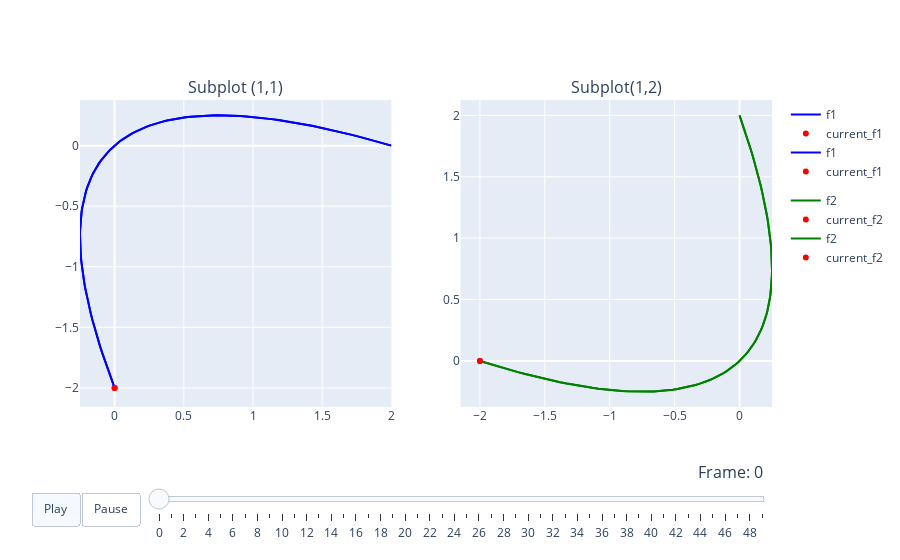

Notebook cell for this chart:
### Code cell
fig.add_trace(go.Scatter(
          x=x,
          y=y,
          mode = 'lines',
          hoverinfo='name',
          legendgroup='f1',
          line_color='blue',
          name='f1',
          showlegend= True), row=1, col=1)

fig.add_trace(go.Scatter(
          x=[x[0]],
          y=[y[0]],
          mode = 'markers',
          hoverinfo='name',
          legendgroup='f1',
          line_color='red',
          name='current_f1',
          showlegend= True), row=1, col=1)

fig.add_trace(go.Scatter(
          x=y,
          y=x,
          mode = 'lines',
          hoverinfo='name',
          legendgroup='f2',
          line_color='green',
          name='f2',
          showlegend= True), row=1, col=2)

fig.add_trace(go.Scatter(
          x=[y[0]],
          y=[x[0]],
          mode = 'markers',
          hoverinfo='name',
          legendgroup='f2',
          line_color='red',
          name='current_f2',
          showlegend= True), row=1, col=2)

### Figure 1 — Plotly figure (JSON) as saved in the notebook; plotly's stock layout.template omitted (floating-point values rounded to 4 significant figures)
{"data": [{"hoverinfo": "name", "legendgroup": "f1", "line": {"color": "blue"}, "mode": "lines", "name": "f1", "showlegend": true, "type": "scatter", "x": [0, -0.01979, -0.03877, -0.05693, -0.07428, -0.09081, -0.1065, -0.1214, -0.1355, -0.1488, -0.1612, -0.1728, -0.1837, -0.1937, -0.2028, -0.2112, -0.2188, -0.2255, -0.2314, -0.2365, -0.2408, -0.2443, -0.2469, -0.2488, -0.2498, -0.25, -0.2494, -0.2479, -0.2457, -0.2426, -0.2388, -0.2341, -0.2285, -0.2222, -0.2151, -0.2071, -0.1983, -0.1888, -0.1783, -0.1671, -0.1551, -0.1422, -0.1286, -0.1141, -0.09877, -0.08264, -0.06571, -0.04795, -0.02938, -0.009999, 0.0102, 0.03122, 0.05306, 0.07571, 0.09917, 0.1235, 0.1486, 0.1745, 0.2012, 0.2288, 0.2571, 0.2863, 0.3163, 0.3471, 0.3787, 0.4112, 0.4444, 0.4785, 0.5134, 0.5491, 0.5857, 0.623, 0.6612, 0.7001, 0.7399, 0.7805, 0.822, 0.8642, 0.9073, 0.9511, 0.9958, 1.041, 1.088, 1.135, 1.183, 1.232, 1.281, 1.331, 1.383, 1.435, 1.488, 1.541, 1.596, 1.651, 1.707, 1.764, 1.822, 1.88, 1.94, 2], "xaxis": "x", "y": [-2, -1.94, -1.88, -1.822, -1.764, -1.707, -1.651, -1.596, -1.541, -1.488, -1.435, -1.383, -1.331, -1.281, -1.232, -1.183, -1.135, -1.088, -1.041, -0.9958, -0.9511, -0.9073, -0.8642, -0.822, -0.7805, -0.7399, -0.7001, -0.6612, -0.623, -0.5857, -0.5491, -0.5134, -0.4785, -0.4444, -0.4112, -0.3787, -0.3471, -0.3163, -0.2863, -0.2571, -0.2288, -0.2012, -0.1745, -0.1486, -0.1235, -0.09917, -0.07571, -0.05306, -0.03122, -0.0102, 0.009999, 0.02938, 0.04795, 0.06571, 0.08264, 0.09877, 0.1141, 0.1286, 0.1422, 0.1551, 0.1671, 0.1783, 0.1888, 0.1983, 0.2071, 0.2151, 0.2222, 0.2285, 0.2341, 0.2388, 0.2426, 0.2457, 0.2479, 0.2494, 0.25, 0.2498, 0.2488, 0.2469, 0.2443, 0.2408, 0.2365, 0.2314, 0.2255, 0.2188, 0.2112, 0.2028, 0.1937, 0.1837, 0.1728, 0.1612, 0.1488, 0.1355, 0.1214, 0.1065, 0.09081, 0.07428, 0.05693, 0.03877, 0.01979, 0], "yaxis": "y"}, {"hoverinfo": "name", "legendgroup": "f1", "line": {"color": "red"}, "mode": "markers", "name": "current_f1", "showlegend": true, "type": "scatter", "x": [0], "xaxis": "x", "y": [-2], "yaxis": "y"}, {"hoverinfo": "name", "legendgroup": "f2", "line": {"color": "green"}, "mode": "lines", "name": "f2", "showlegend": true, "type": "scatter", "x": [-2, -1.94, -1.88, -1.822, -1.764, -1.707, -1.651, -1.596, -1.541, -1.488, -1.435, -1.383, -1.331, -1.281, -1.232, -1.183, -1.135, -1.088, -1.041, -0.9958, -0.9511, -0.9073, -0.8642, -0.822, -0.7805, -0.7399, -0.7001, -0.6612, -0.623, -0.5857, -0.5491, -0.5134, -0.4785, -0.4444, -0.4112, -0.3787, -0.3471, -0.3163, -0.2863, -0.2571, -0.2288, -0.2012, -0.1745, -0.1486, -0.1235, -0.09917, -0.07571, -0.05306, -0.03122, -0.0102, 0.009999, 0.02938, 0.04795, 0.06571, 0.08264, 0.09877, 0.1141, 0.1286, 0.1422, 0.1551, 0.1671, 0.1783, 0.1888, 0.1983, 0.2071, 0.2151, 0.2222, 0.2285, 0.2341, 0.2388, 0.2426, 0.2457, 0.2479, 0.2494, 0.25, 0.2498, 0.2488, 0.2469, 0.2443, 0.2408, 0.2365, 0.2314, 0.2255, 0.2188, 0.2112, 0.2028, 0.1937, 0.1837, 0.1728, 0.1612, 0.1488, 0.1355, 0.1214, 0.1065, 0.09081, 0.07428, 0.05693, 0.03877, 0.01979, 0], "xaxis": "x2", "y": [0, -0.01979, -0.03877, -0.05693, -0.07428, -0.09081, -0.1065, -0.1214, -0.1355, -0.1488, -0.1612, -0.1728, -0.1837, -0.1937, -0.2028, -0.2112, -0.2188, -0.2255, -0.2314, -0.2365, -0.2408, -0.2443, -0.2469, -0.2488, -0.2498, -0.25, -0.2494, -0.2479, -0.2457, -0.2426, -0.2388, -0.2341, -0.2285, -0.2222, -0.2151, -0.2071, -0.1983, -0.1888, -0.1783, -0.1671, -0.1551, -0.1422, -0.1286, -0.1141, -0.09877, -0.08264, -0.06571, -0.04795, -0.02938, -0.009999, 0.0102, 0.03122, 0.05306, 0.07571, 0.09917, 0.1235, 0.1486, 0.1745, 0.2012, 0.2288, 0.2571, 0.2863, 0.3163, 0.3471, 0.3787, 0.4112, 0.4444, 0.4785, 0.5134, 0.5491, 0.5857, 0.623, 0.6612, 0.7001, 0.7399, 0.7805, 0.822, 0.8642, 0.9073, 0.9511, 0.9958, 1.041, 1.088, 1.135, 1.183, 1.232, 1.281, 1.331, 1.383, 1.435, 1.488, 1.541, 1.596, 1.651, 1.707, 1.764, 1.822, 1.88, 1.94, 2], "yaxis": "y2"}, {"hoverinfo": "name", "legendgroup": "f2", "line": {"color": "red"}, "mode": "markers", "name": "current_f2", "showlegend": true, "type": "scatter", "x": [-2], "xaxis": "x2", "y": [0], "yaxis": "y2"}, {"hoverinfo": "name", "legendgroup": "f1", "line": {"color": "blue"}, "mode": "lines", "name": "f1", "showlegend": true, "type": "scatter", "x": [0, -0.01979, -0.03877, -0.05693, -0.07428, -0.09081, -0.1065, -0.1214, -0.1355, -0.1488, -0.1612, -0.1728, -0.1837, -0.1937, -0.2028, -0.2112, -0.2188, -0.2255, -0.2314, -0.2365, -0.2408, -0.2443, -0.2469, -0.2488, -0.2498, -0.25, -0.2494, -0.2479, -0.2457, -0.2426, -0.2388, -0.2341, -0.2285, -0.2222, -0.2151, -0.2071, -0.1983, -0.1888, -0.1783, -0.1671, -0.1551, -0.1422, -0.1286, -0.1141, -0.09877, -0.08264, -0.06571, -0.04795, -0.02938, -0.009999, 0.0102, 0.03122, 0.05306, 0.07571, 0.09917, 0.1235, 0.1486, 0.1745, 0.2012, 0.2288, 0.2571, 0.2863, 0.3163, 0.3471, 0.3787, 0.4112, 0.4444, 0.4785, 0.5134, 0.5491, 0.5857, 0.623, 0.6612, 0.7001, 0.7399, 0.7805, 0.822, 0.8642, 0.9073, 0.9511, 0.9958, 1.041, 1.088, 1.135, 1.183, 1.232, 1.281, 1.331, 1.383, 1.435, 1.488, 1.541, 1.596, 1.651, 1.707, 1.764, 1.822, 1.88, 1.94, 2], "xaxis": "x", "y": [-2, -1.94, -1.88, -1.822, -1.764, -1.707, -1.651, -1.596, -1.541, -1.488, -1.435, -1.383, -1.331, -1.281, -1.232, -1.183, -1.135, -1.088, -1.041, -0.9958, -0.9511, -0.9073, -0.8642, -0.822, -0.7805, -0.7399, -0.7001, -0.6612, -0.623, -0.5857, -0.5491, -0.5134, -0.4785, -0.4444, -0.4112, -0.3787, -0.3471, -0.3163, -0.2863, -0.2571, -0.2288, -0.2012, -0.1745, -0.1486, -0.1235, -0.09917, -0.07571, -0.05306, -0.03122, -0.0102, 0.009999, 0.02938, 0.04795, 0.06571, 0.08264, 0.09877, 0.1141, 0.1286, 0.1422, 0.1551, 0.1671, 0.1783, 0.1888, 0.1983, 0.2071, 0.2151, 0.2222, 0.2285, 0.2341, 0.2388, 0.2426, 0.2457, 0.2479, 0.2494, 0.25, 0.2498, 0.2488, 0.2469, 0.2443, 0.2408, 0.2365, 0.2314, 0.2255, 0.2188, 0.2112, 0.2028, 0.1937, 0.1837, 0.1728, 0.1612, 0.1488, 0.1355, 0.1214, 0.1065, 0.09081, 0.07428, 0.05693, 0.03877, 0.01979, 0], "yaxis": "y"}, {"hoverinfo": "name", "legendgroup": "f1", "line": {"color": "red"}, "mode": "markers", "name": "current_f1", "showlegend": true, "type": "scatter", "x": [0], "xaxis": "x", "y": [-2], "yaxis": "y"}, {"hoverinfo": "name", "legendgroup": "f2", "line": {"color": "green"}, "mode": "lines", "name": "f2", "showlegend": true, "type": "scatter", "x": [-2, -1.94, -1.88, -1.822, -1.764, -1.707, -1.651, -1.596, -1.541, -1.488, -1.435, -1.383, -1.331, -1.281, -1.232, -1.183, -1.135, -1.088, -1.041, -0.9958, -0.9511, -0.9073, -0.8642, -0.822, -0.7805, -0.7399, -0.7001, -0.6612, -0.623, -0.5857, -0.5491, -0.5134, -0.4785, -0.4444, -0.4112, -0.3787, -0.3471, -0.3163, -0.2863, -0.2571, -0.2288, -0.2012, -0.1745, -0.1486, -0.1235, -0.09917, -0.07571, -0.05306, -0.03122, -0.0102, 0.009999, 0.02938, 0.04795, 0.06571, 0.08264, 0.09877, 0.1141, 0.1286, 0.1422, 0.1551, 0.1671, 0.1783, 0.1888, 0.1983, 0.2071, 0.2151, 0.2222, 0.2285, 0.2341, 0.2388, 0.2426, 0.2457, 0.2479, 0.2494, 0.25, 0.2498, 0.2488, 0.2469, 0.2443, 0.2408, 0.2365, 0.2314, 0.2255, 0.2188, 0.2112, 0.2028, 0.1937, 0.1837, 0.1728, 0.1612, 0.1488, 0.1355, 0.1214, 0.1065, 0.09081, 0.07428, 0.05693, 0.03877, 0.01979, 0], "xaxis": "x2", "y": [0, -0.01979, -0.03877, -0.05693, -0.07428, -0.09081, -0.1065, -0.1214, -0.1355, -0.1488, -0.1612, -0.1728, -0.1837, -0.1937, -0.2028, -0.2112, -0.2188, -0.2255, -0.2314, -0.2365, -0.2408, -0.2443, -0.2469, -0.2488, -0.2498, -0.25, -0.2494, -0.2479, -0.2457, -0.2426, -0.2388, -0.2341, -0.2285, -0.2222, -0.2151, -0.2071, -0.1983, -0.1888, -0.1783, -0.1671, -0.1551, -0.1422, -0.1286, -0.1141, -0.09877, -0.08264, -0.06571, -0.04795, -0.02938, -0.009999, 0.0102, 0.03122, 0.05306, 0.07571, 0.09917, 0.1235, 0.1486, 0.1745, 0.2012, 0.2288, 0.2571, 0.2863, 0.3163, 0.3471, 0.3787, 0.4112, 0.4444, 0.4785, 0.5134, 0.5491, 0.5857, 0.623, 0.6612, 0.7001, 0.7399, 0.7805, 0.822, 0.8642, 0.9073, 0.9511, 0.9958, 1.041, 1.088, 1.135, 1.183, 1.232, 1.281, 1.331, 1.383, 1.435, 1.488, 1.541, 1.596, 1.651, 1.707, 1.764, 1.822, 1.88, 1.94, 2], "yaxis": "y2"}, {"hoverinfo": "name", "legendgroup": "f2", "line": {"color": "red"}, "mode": "markers", "name": "current_f2", "showlegend": true, "type": "scatter", "x": [-2], "xaxis": "x2", "y": [0], "yaxis": "y2"}], "layout": {"annotations": [{"font": {"size": 16}, "showarrow": false, "text": "Subplot (1,1)", "x": 0.225, "xanchor": "center", "xref": "paper", "y": 1, "yanchor": "bottom", "yref": "paper"}, {"font": {"size": 16}, "showarrow": false, "text": "Subplot(1,2)", "x": 0.775, "xanchor": "center", "xref": "paper", "y": 1, "yanchor": "bottom", "yref": "paper"}], "sliders": [{"currentvalue": {"font": {"size": 16}, "prefix": "Frame: ", "visible": true, "xanchor": "right"}, "len": 0.9, "pad": {"b": 10, "t": 50}, "steps": [{"args": [[0], {"frame": {"duration": 500, "easing": "linear", "redraw": false}, "transition": {"duration": 0, "easing": "linear"}}], "label": "0", "method": "animate"}, {"args": [[1], {"frame": {"duration": 500, "easing": "linear", "redraw": false}, "transition": {"duration": 0, "easing": "linear"}}], "label": "1", "method": "animate"}, {"args": [[2], {"frame": {"duration": 500, "easing": "linear", "redraw": false}, "transition": {"duration": 0, "easing": "linear"}}], "label": "2", "method": "animate"}, {"args": [[3], {"frame": {"duration": 500, "easing": "linear", "redraw": false}, "transition": {"duration": 0, "easing": "linear"}}], "label": "3", "method": "animate"}, {"args": [[4], {"frame": {"duration": 500, "easing": "linear", "redraw": false}, "transition": {"duration": 0, "easing": "linear"}}], "label": "4", "method": "animate"}, {"args": [[5], {"frame": {"duration": 500, "easing": "linear", "redraw": false}, "transition": {"duration": 0, "easing": "linear"}}], "label": "5", "method": "animate"}, {"args": [[6], {"frame": {"duration": 500, "easing": "linear", "redraw": false}, "transition": {"duration": 0, "easing": "linear"}}], "label": "6", "method": "animate"}, {"args": [[7], {"frame": {"duration": 500, "easing": "linear", "redraw": false}, "transition": {"duration": 0, "easing": "linear"}}], "label": "7", "method": "animate"}, {"args": [[8], {"frame": {"duration": 500, "easing": "linear", "redraw": false}, "transition": {"duration": 0, "easing": "linear"}}], "label": "8", "method": "animate"}, {"args": [[9], {"frame": {"duration": 500, "easing": "linear", "redraw": false}, "transition": {"duration": 0, "easing": "linear"}}], "label": "9", "method": "animate"}, {"args": [[10], {"frame": {"duration": 500, "easing": "linear", "redraw": false}, "transition": {"duration": 0, "easing": "linear"}}], "label": "10", "method": "animate"}, {"args": [[11], {"frame": {"duration": 500, "easing": "linear", "redraw": false}, "transition": {"duration": 0, "easing": "linear"}}], "label": "11", "method": "animate"}, {"args": [[12], {"frame": {"duration": 500, "easing": "linear", "redraw": false}, "transition": {"duration": 0, "easing": "linear"}}], "label": "12", "method": "animate"}, {"args": [[13], {"frame": {"duration": 500, "easing": "linear", "redraw": false}, "transition": {"duration": 0, "easing": "linear"}}], "label": "13", "method": "animate"}, {"args": [[14], {"frame": {"duration": 500, "easing": "linear", "redraw": false}, "transition": {"duration": 0, "easing": "linear"}}], "label": "14", "method": "animate"}, {"args": [[15], {"frame": {"duration": 500, "easing": "linear", "redraw": false}, "transition": {"duration": 0, "easing": "linear"}}], "label": "15", "method": "animate"}, {"args": [[16], {"frame": {"duration": 500, "easing": "linear", "redraw": false}, "transition": {"duration": 0, "easing": "linear"}}], "label": "16", "method": "animate"}, {"args": [[17], {"frame": {"duration": 500, "easing": "linear", "redraw": false}, "transition": {"duration": 0, "easing": "linear"}}], "label": "17", "method": "animate"}, {"args": [[18], {"frame": {"duration": 500, "easing": "linear", "redraw": false}, "transition": {"duration": 0, "easing": "linear"}}], "label": "18", "method": "animate"}, {"args": [[19], {"frame": {"duration": 500, "easing": "linear", "redraw": false}, "transition": {"duration": 0, "easing": "linear"}}], "label": "19", "method": "animate"}, {"args": [[20], {"frame": {"duration": 500, "easing": "linear", "redraw": false}, "transition": {"duration": 0, "easing": "linear"}}], "label": "20", "method": "animate"}, {"args": [[21], {"frame": {"duration": 500, "easing": "linear", "redraw": false}, "transition": {"duration": 0, "easing": "linear"}}], "label": "21", "method": "animate"}, {"args": [[22], {"frame": {"duration": 500, "easing": "linear", "redraw": false}, "transition": {"duration": 0, "easing": "linear"}}], "label": "22", "method": "animate"}, {"args": [[23], {"frame": {"duration": 500, "easing": "linear", "redraw": false}, "transition": {"duration": 0, "easing": "linear"}}], "label": "23", "method": "animate"}, {"args": [[24], {"frame": {"duration": 500, "easing": "linear", "redraw": false}, "transition": {"duration": 0, "easing": "linear"}}], "label": "24", "method": "animate"}, {"args": [[25], {"frame": {"duration": 500, "easing": "linear", "redraw": false}, "transition": {"duration": 0, "easing": "linear"}}], "label": "25", "method": "animate"}, {"args": [[26], {"frame": {"duration": 500, "easing": "linear", "redraw": false}, "transition": {"duration": 0, "easing": "linear"}}], "label": "26", "method": "animate"}, {"args": [[27], {"frame": {"duration": 500, "easing": "linear", "redraw": false}, "transition": {"duration": 0, "easing": "linear"}}], "label": "27", "method": "animate"}, {"args": [[28], {"frame": {"duration": 500, "easing": "linear", "redraw": false}, "transition": {"duration": 0, "easing": "linear"}}], "label": "28", "method": "animate"}, {"args": [[29], {"frame": {"duration": 500, "easing": "linear", "redraw": false}, "transition": {"duration": 0, "easing": "linear"}}], "label": "29", "method": "animate"}, {"args": [[30], {"frame": {"duration": 500, "easing": "linear", "redraw": false}, "transition": {"duration": 0, "easing": "linear"}}], "label": "30", "method": "animate"}, {"args": [[31], {"frame": {"duration": 500, "easing": "linear", "redraw": false}, "transition": {"duration": 0, "easing": "linear"}}], "label": "31", "method": "animate"}, {"args": [[32], {"frame": {"duration": 500, "easing": "linear", "redraw": false}, "transition": {"duration": 0, "easing": "linear"}}], "label": "32", "method": "animate"}, {"args": [[33], {"frame": {"duration": 500, "easing": "linear", "redraw": false}, "transition": {"duration": 0, "easing": "linear"}}], "label": "33", "method": "animate"}, {"args": [[34], {"frame": {"duration": 500, "easing": "linear", "redraw": false}, "transition": {"duration": 0, "easing": "linear"}}], "label": "34", "method": "animate"}, {"args": [[35], {"frame": {"duration": 500, "easing": "linear", "redraw": false}, "transition": {"duration": 0, "easing": "linear"}}], "label": "35", "method": "animate"}, {"args": [[36], {"frame": {"duration": 500, "easing": "linear", "redraw": false}, "transition": {"duration": 0, "easing": "linear"}}], "label": "36", "method": "animate"}, {"args": [[37], {"frame": {"duration": 500, "easing": "linear", "redraw": false}, "transition": {"duration": 0, "easing": "linear"}}], "label": "37", "method": "animate"}, {"args": [[38], {"frame": {"duration": 500, "easing": "linear", "redraw": false}, "transition": {"duration": 0, "easing": "linear"}}], "label": "38", "method": "animate"}, {"args": [[39], {"frame": {"duration": 500, "easing": "linear", "redraw": false}, "transition": {"duration": 0, "easing": "linear"}}], "label": "39", "method": "animate"}, {"args": [[40], {"frame": {"duration": 500, "easing": "linear", "redraw": false}, "transition": {"duration": 0, "easing": "linear"}}], "label": "40", "method": "animate"}, {"args": [[41], {"frame": {"duration": 500, "easing": "linear", "redraw": false}, "transition": {"duration": 0, "easing": "linear"}}], "label": "41", "method": "animate"}, {"args": [[42], {"frame": {"duration": 500, "easing": "linear", "redraw": false}, "transition": {"duration": 0, "easing": "linear"}}], "label": "42", "method": "animate"}, {"args": [[43], {"frame": {"duration": 500, "easing": "linear", "redraw": false}, "transition": {"duration": 0, "easing": "linear"}}], "label": "43", "method": "animate"}, {"args": [[44], {"frame": {"duration": 500, "easing": "linear", "redraw": false}, "transition": {"duration": 0, "easing": "linear"}}], "label": "44", "method": "animate"}, {"args": [[45], {"frame": {"duration": 500, "easing": "linear", "redraw": false}, "transition": {"duration": 0, "easing": "linear"}}], "label": "45", "method": "animate"}, {"args": [[46], {"frame": {"duration": 500, "easing": "linear", "redraw": false}, "transition": {"duration": 0, "easing": "linear"}}], "label": "46", "method": "animate"}, {"args": [[47], {"frame": {"duration": 500, "easing": "linear", "redraw": false}, "transition": {"duration": 0, "easing": "linear"}}], "label": "47", "method": "animate"}, {"args": [[48], {"frame": {"duration": 500, "easing": "linear", "redraw": false}, "transition": {"duration": 0, "easing": "linear"}}], "label": "48", "method": "animate"}, {"args": [[49], {"frame": {"duration": 500, "easing": "linear", "redraw": false}, "transition": {"duration": 0, "easing": "linear"}}], "label": "49", "method": "animate"}], "transition": {"duration": 500, "easing": "linear"}, "x": 0.1, "xanchor": "left", "y": 0, "yanchor": "top"}], "updatemenus": [{"buttons": [{"args": [["0", "1", "2", "3", "4", "5", "6", "7", "8", "9", "10", "11", "12", "13", "14", "15", "16", "17", "18", "19", "20", "21", "22", "23", "24", "25", "26", "27", "28", "29", "30", "31", "32", "33", "34", "35", "36", "37", "38", "39", "40", "41", "42", "43", "44", "45", "46", "47", "48", "49"], {"easing": "linear", "frame": {"duration": 500, "redraw": false}, "fromcurrent": true, "mode": "immediate", "transition": {"duration": 0}}], "label": "Play", "method": "animate"}, {"args": [[null], {"frame": {"duration": 0, "redraw": false}, "mode": "immediate", "transition": {"duration": 0}}], "label": "Pause", "method": "animate"}], "direction": "left", "pad": {"r": 10, "t": 85}, "showactive": true, "type": "buttons", "x": 0.1, "xanchor": "right", "y": 0, "yanchor": "top"}], "xaxis": {"anchor": "y", "domain": [0, 0.45]}, "xaxis2": {"anchor": "y2", "domain": [0.55, 1]}, "yaxis": {"anchor": "x", "domain": [0, 1]}, "yaxis2": {"anchor": "x2", "domain": [0, 1]}}}
